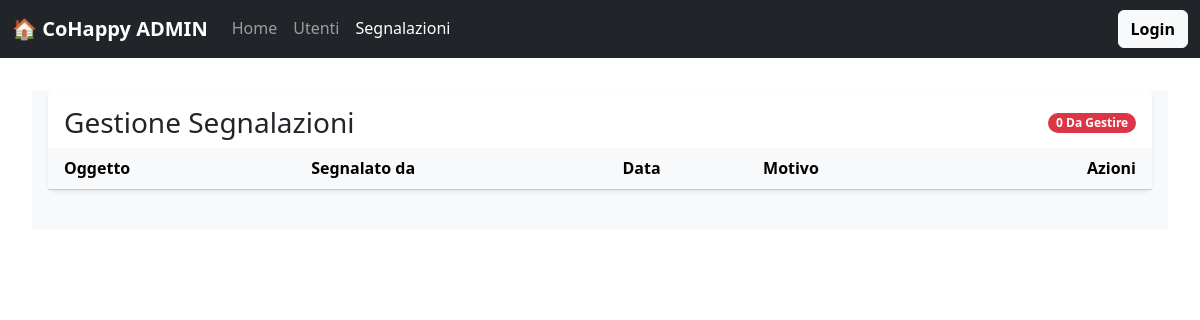
The app's page /segnalazioni.php, older data.
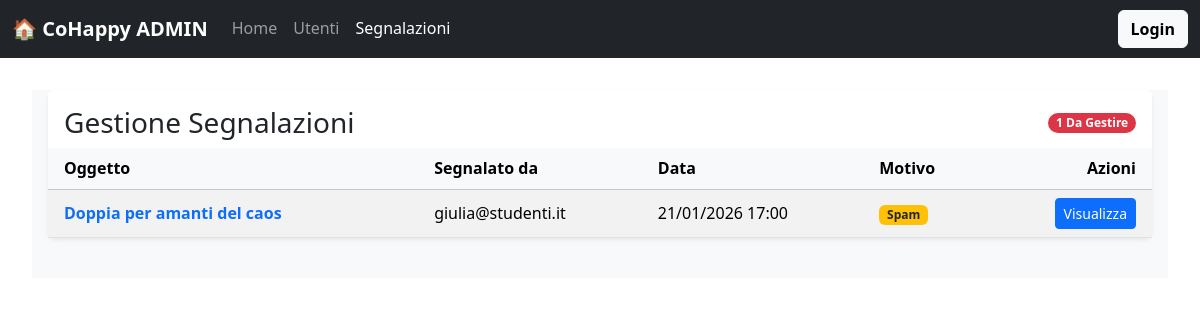
The same page, newer data.
### tables this page shows
CREATE TABLE `segnalazioni` (
  `id_segnalazione` int(11) NOT NULL,
  `id_autore` int(11) NOT NULL,
  `id_annuncio_segnalato` int(11) DEFAULT NULL,
  `id_utente_segnalato` int(11) DEFAULT NULL,
  `motivo` varchar(255) NOT NULL,
  `descrizione` text DEFAULT NULL,
  `stato` enum('aperta','in_lavorazione','risolta','archiviata') DEFAULT 'aperta',
  `data_segnalazione` timestamp NOT NULL DEFAULT current_timestamp()
);

CREATE TABLE `annunci` (
  `id_annuncio` int(11) NOT NULL,
  `titolo` varchar(255) NOT NULL,
  `descrizione` text DEFAULT NULL,
  `prezzo` decimal(10,2) DEFAULT NULL,
  `luogo` varchar(255) DEFAULT NULL,
  `isActive` tinyint(1) NOT NULL DEFAULT 1,
  `id_utente` int(11) DEFAULT NULL,
  `data_pubblicazione` timestamp NOT NULL DEFAULT current_timestamp(),
  `immagine` varchar(255) NOT NULL
);

CREATE TABLE `utenti` (
  `id_utente` int(11) NOT NULL,
  `nome` varchar(100) NOT NULL,
  `cognome` varchar(100) NOT NULL,
  `email` varchar(150) NOT NULL,
  `password` varchar(255) NOT NULL,
  `ruolo` enum('studente','admin_casa','super_admin') DEFAULT 'studente',
  `foto_profilo` varchar(255) DEFAULT 'default_user.png',
  `id_casa` int(11) DEFAULT NULL,
  `dataIscrizione` date NOT NULL DEFAULT current_timestamp()
);

### segnalazioni.php (called while the page is built)
<?php
require_once 'bootstrap.php';
$templateParams["titolo"] = "ADMIN - Segnalazioni";
$templateParams["nome"] = "visualizza_segnalazioni.php";
$templateParams["AnnunciSegnalati"] = $dbh->getSegnalazioni();
require 'template\base_admin.php';
?>

### db/database.php (called while the page is built, shortened)
<?php
class DatabaseHelper {
    private $db;
    public function __construct($servername, $username, $password, $dbname, $port) {
        $this->db = new mysqli($servername, $username, $password, $dbname, $port);
    }
    public function getSegnalazioni($stato = 'aperta') {
        $query = "SELECT s.*, u_rep.email as email_autore, a.titolo as titolo_annuncio, a.id_utente as id_creatore_annuncio, u_cre.email as email_creatore_annuncio
                  FROM segnalazioni s
                  LEFT JOIN utenti u_rep ON s.id_autore = u_rep.id_utente
                  LEFT JOIN annunci a ON s.id_annuncio_segnalato = a.id_annuncio
                  LEFT JOIN utenti u_cre ON a.id_utente = u_cre.id_utente
                  WHERE s.stato = ?
                  ORDER BY s.data_segnalazione DESC";
        $stmt = $this->db->prepare($query);
        $stmt->bind_param('s', $stato);
        $stmt->execute();
        return $stmt->get_result()->fetch_all(MYSQLI_ASSOC);
    }
}
?>

### bootstrap.php (called while the page is built, shortened)
<?php
require_once("db/database.php");
require_once("utils/functions.php");
$dbh = new DatabaseHelper("localhost", "root", "", "cohappy_db", 3306);
?>

### template/visualizza_segnalazioni.php (the view, shortened to what this page needs)
<section class="pb-3 px-3 bg-light h-100">
    <div class="row h-100">
        <div class="col-md-12 h-100">
            <div class="card shadow-sm border-0 h-100 d-flex flex-column">
                <div class="card-header bg-white border-0 pt-3 px-3 flex-shrink-0 d-flex justify-content-between align-items-center">
                    <h3 class="card-title m-0">Gestione Segnalazioni</h3>
                    <span class="badge bg-danger rounded-pill">
                        <?php echo count($templateParams["AnnunciSegnalati"]); ?> Da Gestire
                    </span>
                </div>
                <div class="card-body p-0 overflow-auto flex-grow-1" style="min-height: 0;">
                    <table class="table table-hover table-striped mb-0">
                        <thead class="table-light" style="position: sticky; top: 0; z-index: 10;">
                            <tr>
                                <th class="px-3">Oggetto</th>
                                <th>Segnalato da</th>
                                <th>Data</th>
                                <th>Motivo</th>
                                <th class="text-end px-3">Azioni</th>
                            </tr>
                        </thead>
                        <tbody>
                            <?php foreach($templateParams["AnnunciSegnalati"] as $segnalazione): ?>
                            <tr>
                                <td class="px-3 align-middle">
                                    <?php
                                        if(!empty($segnalazione["titolo_annuncio"])){
                                            echo '<span class="fw-bold text-primary"><i class="bi bi-card-text"></i> ' . $segnalazione["titolo_annuncio"] . '</span>';
                                        } else {
                                            echo '<span class="fw-bold text-muted"><i class="bi bi-person"></i> Utente Generico</span>';
                                        }
                                    ?>
                                </td>
                                <td class="align-middle">
                                    <?php echo $segnalazione["email_autore"]; ?>
                                </td>
                                <td class="align-middle">
                                    <?php echo date("d/m/Y H:i", strtotime($segnalazione["data_segnalazione"])); ?>
                                </td>
                                <td class="align-middle">
                                    <span class="badge bg-warning text-dark"><?php echo $segnalazione["motivo"]; ?></span>
                                </td>
                                <td class="text-end px-3 align-middle">
                                    <button type="button" class="btn btn-sm btn-primary" data-bs-toggle="modal" data-bs-target="#modalSegnalazione<?php echo $segnalazione['id_segnalazione']; ?>">
                                        Visualizza
                                    </button>
                                </td>
                            </tr>
                            <?php endforeach; ?>
                        </tbody>
                    </table>
                </div>
            </div>
        </div>
    </div>
</section>

Row changes from the older to the newer data that the page shows:
added segnalazioni: id_annuncio_segnalato.titolo "Doppia per amanti del caos", id_autore.email "giulia@studenti.it", data_segnalazione "21/01/2026 17:00", motivo "Spam"
Text that changed along with them:
count($templateParams["AnnunciSegnalati"]): "0" → "1"
